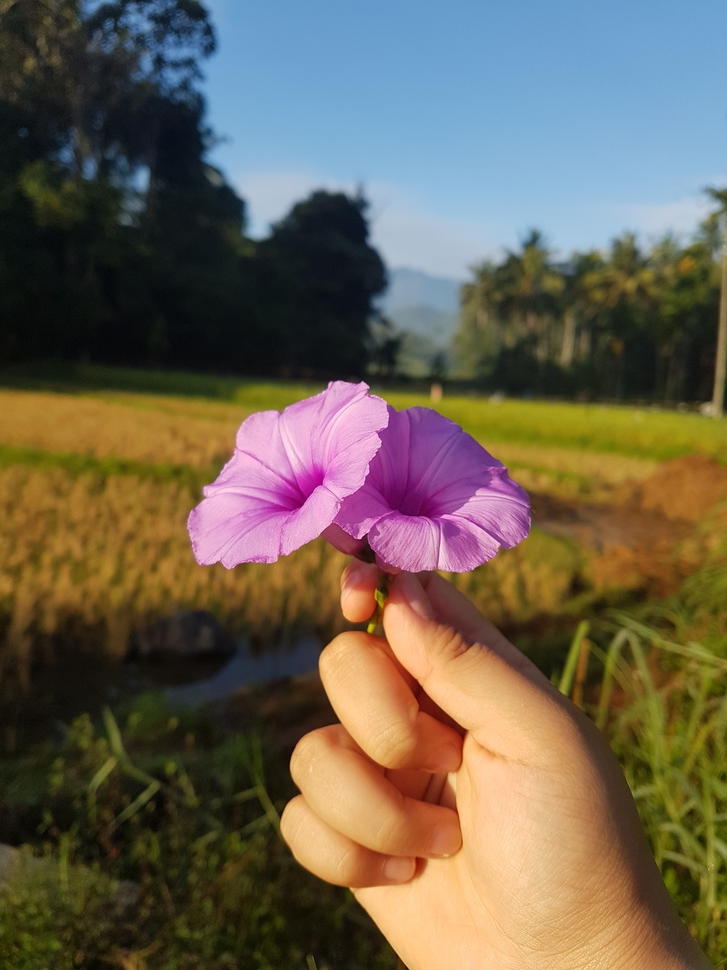
#> input picture Minggu I/Praktikum2/Bunga_Saya.jpg, 727 x 970 px, shrunk from 3024 x 4032 before the run
$ python Praktikum2_Latihan1.py
#> lines starting #> are read from the running program, lines starting #| are printed output that depends on the picture
import cv2
import numpy as np
import matplotlib.pyplot as plt

def analyze_my_image(image_path, compare_path=None):
    """Analyze your own image"""
#> called with image_path = 'Bunga_Saya.jpg', compare_path = 'Sample.jpg'

    img = cv2.imread(image_path)
#> img is the input picture: shape (970, 727, 3); mean B, G, R 81.7, 97.8, 107.8

    if img is None:
        print("Gambar tidak ditemukan!")
        return

    # 1. Dimensi & Resolusi
    height, width, channels = img.shape
#> height = 970; width = 727; channels = 3
    print("Resolusi :", width, "x", height)
#| Resolusi : 727 x 970
    print("Jumlah Channel :", channels)
#| Jumlah Channel : 3

    # 2. Aspect Ratio
    aspect_ratio = width / height
#> aspect_ratio = 0.749
    print("Aspect Ratio :", round(aspect_ratio, 2))
#| Aspect Ratio : 0.75

    # 3. Konversi ke Grayscale
    gray = cv2.cvtColor(img, cv2.COLOR_BGR2GRAY)
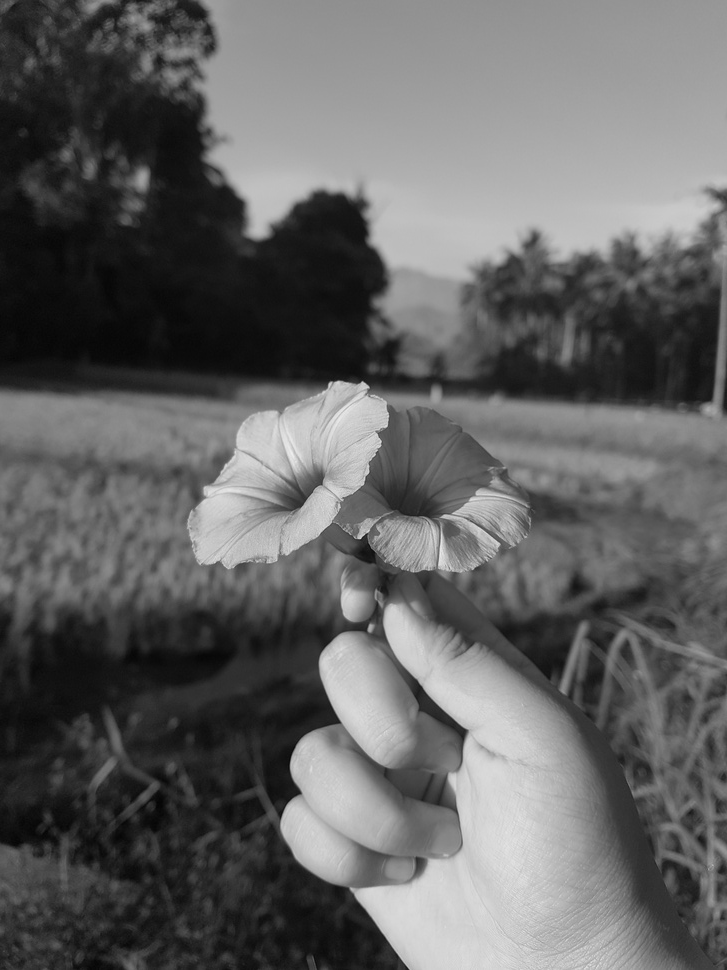
#> gray: shape (970, 727); min 3, max 238, mean 99
    print("Ukuran Grayscale :", gray.shape)
#| Ukuran Grayscale : (970, 727)

    # 4. Statistik
    stats = {
        "Mean": np.mean(img),
        "Std Dev": np.std(img),
        "Min": np.min(img),
        "Max": np.max(img)
    }
#> stats = {'Mean': 95.77, 'Std Dev': 70.96, 'Min': 0, 'Max': 255}

    print("\nStatistik Citra:")
    for k, v in stats.items():
        print(k, ":", round(v, 2))
#> this loop made 4 passes
#> (k, v) on passes 1 to 4: ('Mean', 95.77), ('Std Dev', 70.96), ('Min', 0), ('Max', 255)
#| Mean : 95.77
#| Std Dev : 70.96
#| Min : 0
#| Max : 255

    # 5. Histogram semua channel
    colors = ('b', 'g', 'r')
    plt.figure()
    for i, color in enumerate(colors):
        hist = cv2.calcHist([img], [i], None, [256], [0, 256])
        plt.plot(hist, color=color)
    plt.title("Histogram RGB")
    plt.xlabel("Intensitas")
    plt.ylabel("Jumlah Piksel")
    plt.show()
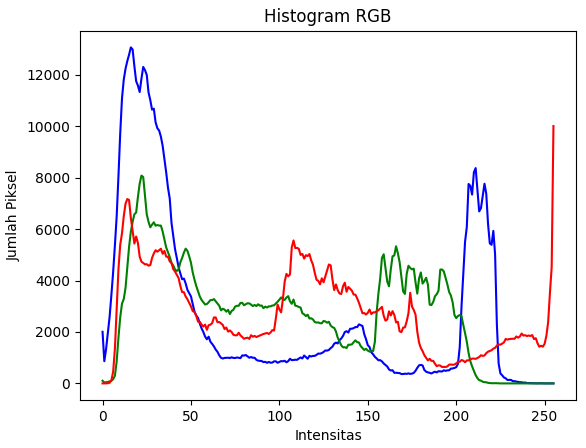
#> figure drawn by matplotlib, 1 panel; curve peaks at x = 16, y = 13064; curve peaks at x = 22, y = 8079; curve peaks at x = 255, y = 10006

    # 6. Bandingkan dengan citra lain (opsional)
    if compare_path:
        img2 = cv2.imread(compare_path)
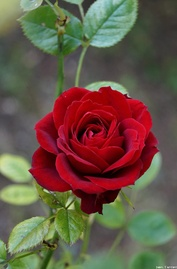
#> input picture Minggu I/Praktikum2/Sample.jpg, 177 x 269 px, shrunk from 736 x 1118 before the run
#> img2 is the input picture: shape (269, 177, 3); mean B, G, R 70.9, 86.4, 104.8
        if img2 is not None:
            print("\nPerbandingan Mean:")
            print("Citra 1:", round(np.mean(img),2))
#| Citra 1: 95.77
            print("Citra 2:", round(np.mean(img2),2))
#| Citra 2: 87.38

    return {
        "resolution": (width, height),
        "aspect_ratio": aspect_ratio,
        "statistics": stats
    }


# Contoh penggunaan
# Ganti dengan path fotomu
result = analyze_my_image("Bunga_Saya.jpg", "Sample.jpg")
#> result = 3 items
